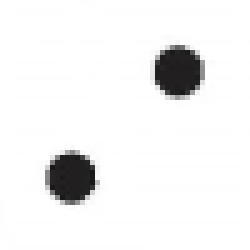
#> input picture dice_bigger/two.png, 50 x 50 px, given in place of , which was not available (shown 5 times larger)
$ python editor.py
#> lines starting #> are read from the running program, lines starting #| are printed output that depends on the picture; after the words box and inside, x2 and y2 are one past the last pixel; in counts of white or black regions, pixels touching at a corner belong together; pictures that were not available may be replaced by others from this repository, and a replacement may not be noted
from PIL import Image, ImageFilter
import math
import os

dirname = os.path.dirname(__file__)

def open_image(path):
  newImage = Image.open(path).convert('LA')
  return newImage

# Save Image
def save_image(image, path):
  image.save(path, 'png')

# Create a new image with the given size
def create_image(i, j):
  image = Image.new("RGB", (i, j), "white")
  return image

# Get the pixel from the given image
def get_pixel(image, i, j):
    # Inside image bounds?
    width, height = image.size
    if i >= width or j >= height:
      return None

    # Get Pixel
    pixel = image.getpixel((i, j))
    return pixel


#Builds the image section by section with the dice faces.

#BRACKETS
# 6 -> 0 - 42.5
# 5 -> 42.5 - 85
# 4 -> 85 - 127.5
# 3 -> 127.5 - 170
# 2 -> 170 - 212.5
# 1 -> 212.5 - 255

def create_dice_ary(image, blur, dirname):
  one = open_image(os.path.join(dirname, 'dice_bigger', 'one.png'))
  two = open_image(os.path.join(dirname, 'dice_bigger', 'two.png'))
  three = open_image(os.path.join(dirname, 'dice_bigger', 'three.png'))
  four = open_image(os.path.join(dirname, 'dice_bigger', 'four.png'))
  five = open_image(os.path.join(dirname, 'dice_bigger', 'five.png'))
  six = open_image(os.path.join(dirname, 'dice_bigger', 'six.png'))

  blur *= 3

  factor = math.floor(int(50/blur))
  lastX = 0
  lastY = 0
  width, height = image.size

  newimage = Image.new("1", (width*factor, height*factor))

  ary = []
  for x in range(int(height/blur)):
    row = []
    for y in range(int(width/blur)):
      pix = get_pixel(image, lastX, lastY)
      if(pix != None):
        if(pix[0] <= 42.5):
          row.append(6)
          newimage.paste(six, (lastX*factor, lastY*factor))

        elif(pix[0] > 42.5 and pix[0] <= 85):
          row.append(5)
          newimage.paste(five, (lastX*factor, lastY*factor))

        elif(pix[0] > 85 and pix[0] <= 127.5):
          row.append(4)
          newimage.paste(four, (lastX*factor, lastY*factor))

        elif(pix[0] > 127.5 and pix[0] <= 170):
          row.append(3)
          newimage.paste(three, (lastX*factor, lastY*factor))

        elif(pix[0] > 170 and pix[0] <= 212.5):
          row.append(2)
          newimage.paste(two, (lastX*factor, lastY*factor))

        else:
          row.append(1)
          newimage.paste(one, (lastX*factor, lastY*factor))

      lastX += blur

    lastY += blur
    lastX = 0
    ary.append(row)

  return newimage

#To run:
# -Pillow must be installed
# -Put the image file path in the open_image section
# -Set the blur to determine how much detail you would like (int 1 to whatever)
# -Resulting file is saved in the same place as this file and is titled "dice.png"
if __name__ == "__main__":
  img = open_image(r"") #Put the path to the image file here.
                        #For windows you need to convert to a raw string which
                        # it is already set up for.
  blur = 1

  img = img.filter(ImageFilter.BoxBlur(blur))
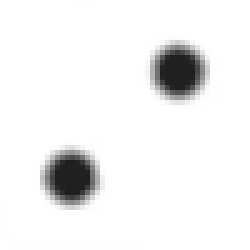
#> img: PIL image 50x50 LA (shown 5 times larger); mean R, G, B, A 240.2, 240.2, 240.2, 253.6; transparent parts drawn white

  newimg = create_dice_ary(img, blur, dirname)
#> call 2 of open_image, with path = 'dice_bigger/one.png'
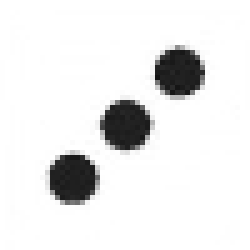
#> input picture dice_bigger/three.png, 50 x 50 px, given in place of one.png, which was not available (shown 5 times larger)
#> in open_image, newImage is the input picture: PIL image 50x50 LA; mean R, G, B, A 233.8, 233.8, 233.8, 255
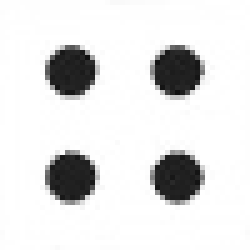
#> input picture dice_bigger/four.png, 50 x 50 px (shown 5 times larger)
#> in open_image, newImage is the input picture: PIL image 50x50 LA; mean R, G, B, A 226.3, 226.3, 226.3, 255
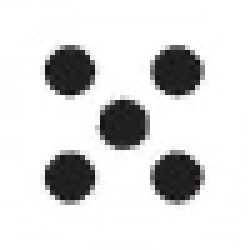
#> input picture dice_bigger/five.png, 50 x 50 px (shown 5 times larger)
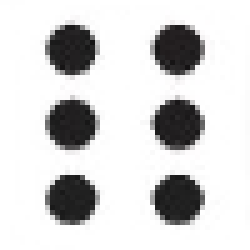
#> input picture dice_bigger/six.png, 50 x 50 px (shown 5 times larger)
#> in create_dice_ary, `newimage = Image.new("1", (width*factor, height*factor))`: newimage: PIL image 800x800 1; every value is 0
#> the loop in create_dice_ary, `for x in range(int(height/blur)):` made 16 passes
#> lastY on passes 1 to 12: 3, 6, 9, 12, 15, 18, 21, 24, 27, 30, 33, 36
#> after the loop in create_dice_ary, `for x in range(int(height/blur)):`:
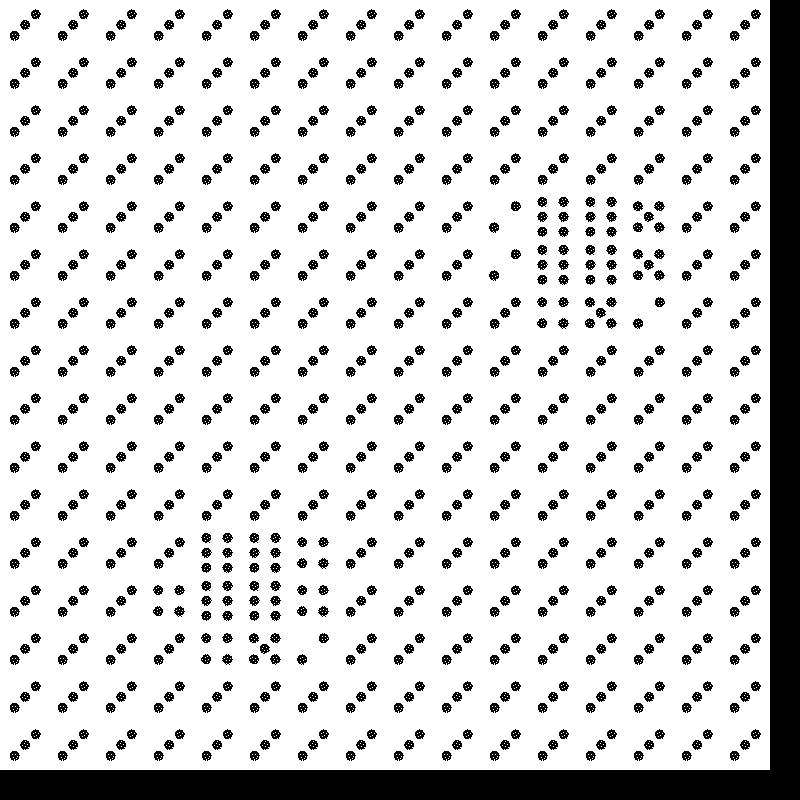
#> newimage: PIL image 800x800 1; 84.1% white; 802 black regions, largest, box (x1, y1, x2, y2) and area: (0, 0, 800, 800) 47100, (489, 222, 499, 233) 72, (489, 270, 499, 281) 72
  newimg.save("dice.png")
